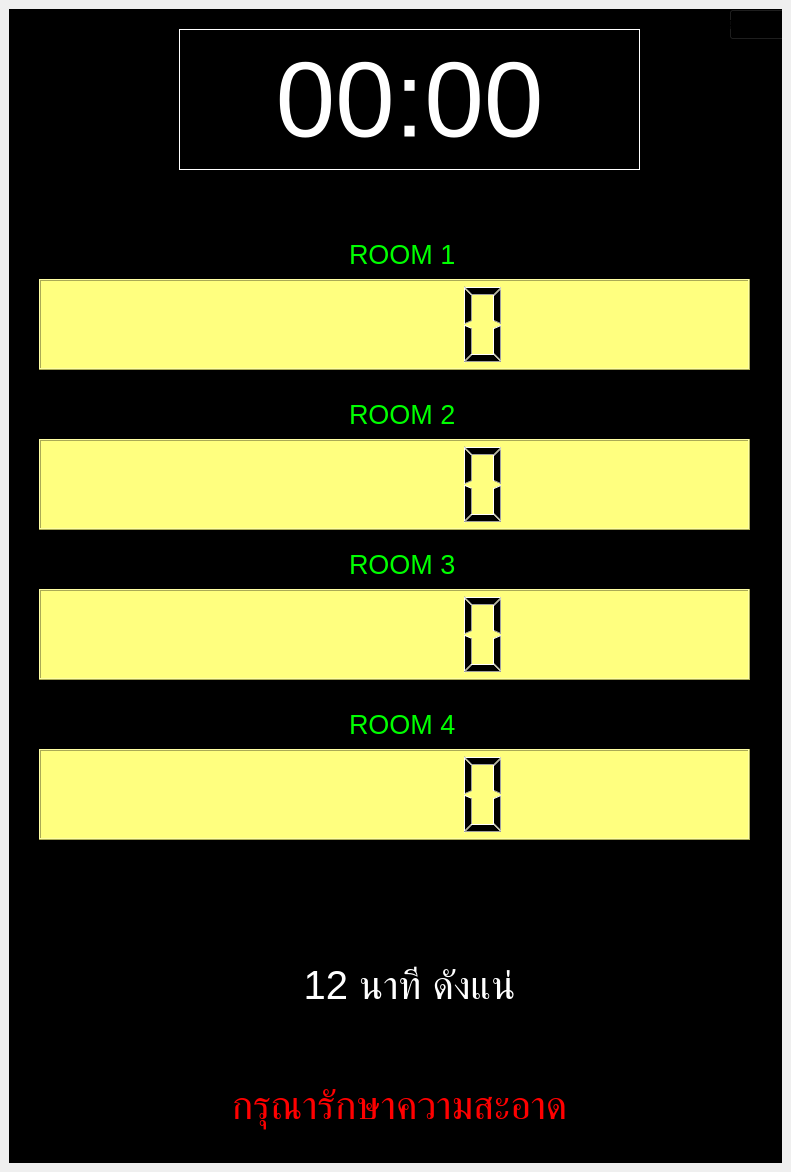
<?xml version="1.0" encoding="UTF-8"?>
<ui version="4.0">
 <class>MainWindow</class>
 <widget class="QMainWindow" name="MainWindow">
  <property name="geometry">
   <rect>
    <x>0</x>
    <y>0</y>
    <width>791</width>
    <height>1172</height>
   </rect>
  </property>
  <property name="windowTitle">
   <string>MainWindow</string>
  </property>
  <widget class="QWidget" name="centralwidget">
   <layout class="QGridLayout" name="gridLayout">
    <item row="0" column="0">
     <widget class="QFrame" name="frame">
      <property name="styleSheet">
       <string notr="true">background-color: rgb(0, 0, 0);</string>
      </property>
      <property name="frameShape">
       <enum>QFrame::StyledPanel</enum>
      </property>
      <property name="frameShadow">
       <enum>QFrame::Raised</enum>
      </property>
      <widget class="QLabel" name="label">
       <property name="geometry">
        <rect>
         <x>170</x>
         <y>20</y>
         <width>461</width>
         <height>141</height>
        </rect>
       </property>
       <property name="font">
        <font>
         <family>Arial</family>
         <pointsize>80</pointsize>
        </font>
       </property>
       <property name="styleSheet">
        <string notr="true">color: rgb(255, 255, 255);</string>
       </property>
       <property name="frameShape">
        <enum>QFrame::Panel</enum>
       </property>
       <property name="frameShadow">
        <enum>QFrame::Plain</enum>
       </property>
       <property name="lineWidth">
        <number>1</number>
       </property>
       <property name="midLineWidth">
        <number>0</number>
       </property>
       <property name="text">
        <string>00:00</string>
       </property>
       <property name="alignment">
        <set>Qt::AlignCenter</set>
       </property>
      </widget>
      <widget class="QLabel" name="label_2">
       <property name="geometry">
        <rect>
         <x>340</x>
         <y>230</y>
         <width>111</width>
         <height>31</height>
        </rect>
       </property>
       <property name="font">
        <font>
         <family>Arial</family>
         <pointsize>20</pointsize>
        </font>
       </property>
       <property name="styleSheet">
        <string notr="true">color: rgb(0, 255, 0);</string>
       </property>
       <property name="text">
        <string>ROOM 1</string>
       </property>
      </widget>
      <widget class="QLCDNumber" name="lcd2">
       <property name="geometry">
        <rect>
         <x>30</x>
         <y>430</y>
         <width>711</width>
         <height>91</height>
        </rect>
       </property>
       <property name="font">
        <font>
         <pointsize>14</pointsize>
        </font>
       </property>
       <property name="styleSheet">
        <string notr="true">background-color: rgb(255, 255, 127);</string>
       </property>
       <property name="value" stdset="0">
        <double>0.000000000000000</double>
       </property>
      </widget>
      <widget class="QLabel" name="label_3">
       <property name="geometry">
        <rect>
         <x>340</x>
         <y>390</y>
         <width>111</width>
         <height>31</height>
        </rect>
       </property>
       <property name="font">
        <font>
         <family>Arial</family>
         <pointsize>20</pointsize>
        </font>
       </property>
       <property name="styleSheet">
        <string notr="true">color: rgb(0, 255, 0);</string>
       </property>
       <property name="text">
        <string>ROOM 2</string>
       </property>
      </widget>
      <widget class="QLabel" name="label_4">
       <property name="geometry">
        <rect>
         <x>0</x>
         <y>890</y>
         <width>801</width>
         <height>171</height>
        </rect>
       </property>
       <property name="font">
        <font>
         <family>Arial</family>
         <pointsize>30</pointsize>
        </font>
       </property>
       <property name="styleSheet">
        <string notr="true">color: rgb(255, 255, 255);</string>
       </property>
       <property name="text">
        <string>12 นาที ดังแน่</string>
       </property>
       <property name="alignment">
        <set>Qt::AlignCenter</set>
       </property>
      </widget>
      <widget class="QLabel" name="label_5">
       <property name="geometry">
        <rect>
         <x>-10</x>
         <y>1010</y>
         <width>801</width>
         <height>171</height>
        </rect>
       </property>
       <property name="font">
        <font>
         <family>Arial</family>
         <pointsize>30</pointsize>
        </font>
       </property>
       <property name="styleSheet">
        <string notr="true">color: rgb(255, 0, 0);</string>
       </property>
       <property name="text">
        <string>กรุณารักษาความสะอาด</string>
       </property>
       <property name="alignment">
        <set>Qt::AlignCenter</set>
       </property>
      </widget>
      <widget class="QPushButton" name="pushButton">
       <property name="geometry">
        <rect>
         <x>720</x>
         <y>0</y>
         <width>61</width>
         <height>31</height>
        </rect>
       </property>
       <property name="styleSheet">
        <string notr="true">background-color: rgb(0, 0, 0);</string>
       </property>
       <property name="text">
        <string>PushButton</string>
       </property>
      </widget>
      <widget class="QLCDNumber" name="lcd3">
       <property name="geometry">
        <rect>
         <x>30</x>
         <y>580</y>
         <width>711</width>
         <height>91</height>
        </rect>
       </property>
       <property name="font">
        <font>
         <pointsize>14</pointsize>
        </font>
       </property>
       <property name="styleSheet">
        <string notr="true">background-color: rgb(255, 255, 127);</string>
       </property>
       <property name="value" stdset="0">
        <double>0.000000000000000</double>
       </property>
      </widget>
      <widget class="QLCDNumber" name="lcd4">
       <property name="geometry">
        <rect>
         <x>30</x>
         <y>740</y>
         <width>711</width>
         <height>91</height>
        </rect>
       </property>
       <property name="font">
        <font>
         <pointsize>14</pointsize>
        </font>
       </property>
       <property name="styleSheet">
        <string notr="true">background-color: rgb(255, 255, 127);</string>
       </property>
       <property name="value" stdset="0">
        <double>0.000000000000000</double>
       </property>
      </widget>
      <widget class="QLCDNumber" name="lcd1">
       <property name="geometry">
        <rect>
         <x>30</x>
         <y>270</y>
         <width>711</width>
         <height>91</height>
        </rect>
       </property>
       <property name="font">
        <font>
         <pointsize>14</pointsize>
        </font>
       </property>
       <property name="styleSheet">
        <string notr="true">background-color: rgb(255, 255, 127);</string>
       </property>
       <property name="value" stdset="0">
        <double>0.000000000000000</double>
       </property>
      </widget>
      <widget class="QLabel" name="label_6">
       <property name="geometry">
        <rect>
         <x>340</x>
         <y>540</y>
         <width>111</width>
         <height>31</height>
        </rect>
       </property>
       <property name="font">
        <font>
         <family>Arial</family>
         <pointsize>20</pointsize>
        </font>
       </property>
       <property name="styleSheet">
        <string notr="true">color: rgb(0, 255, 0);</string>
       </property>
       <property name="text">
        <string>ROOM 3</string>
       </property>
      </widget>
      <widget class="QLabel" name="label_7">
       <property name="geometry">
        <rect>
         <x>340</x>
         <y>700</y>
         <width>111</width>
         <height>31</height>
        </rect>
       </property>
       <property name="font">
        <font>
         <family>Arial</family>
         <pointsize>20</pointsize>
        </font>
       </property>
       <property name="styleSheet">
        <string notr="true">color: rgb(0, 255, 0);</string>
       </property>
       <property name="text">
        <string>ROOM 4</string>
       </property>
      </widget>
     </widget>
    </item>
   </layout>
  </widget>
 </widget>
 <tabstops>
  <tabstop>pushButton</tabstop>
 </tabstops>
 <resources/>
 <connections/>
</ui>
